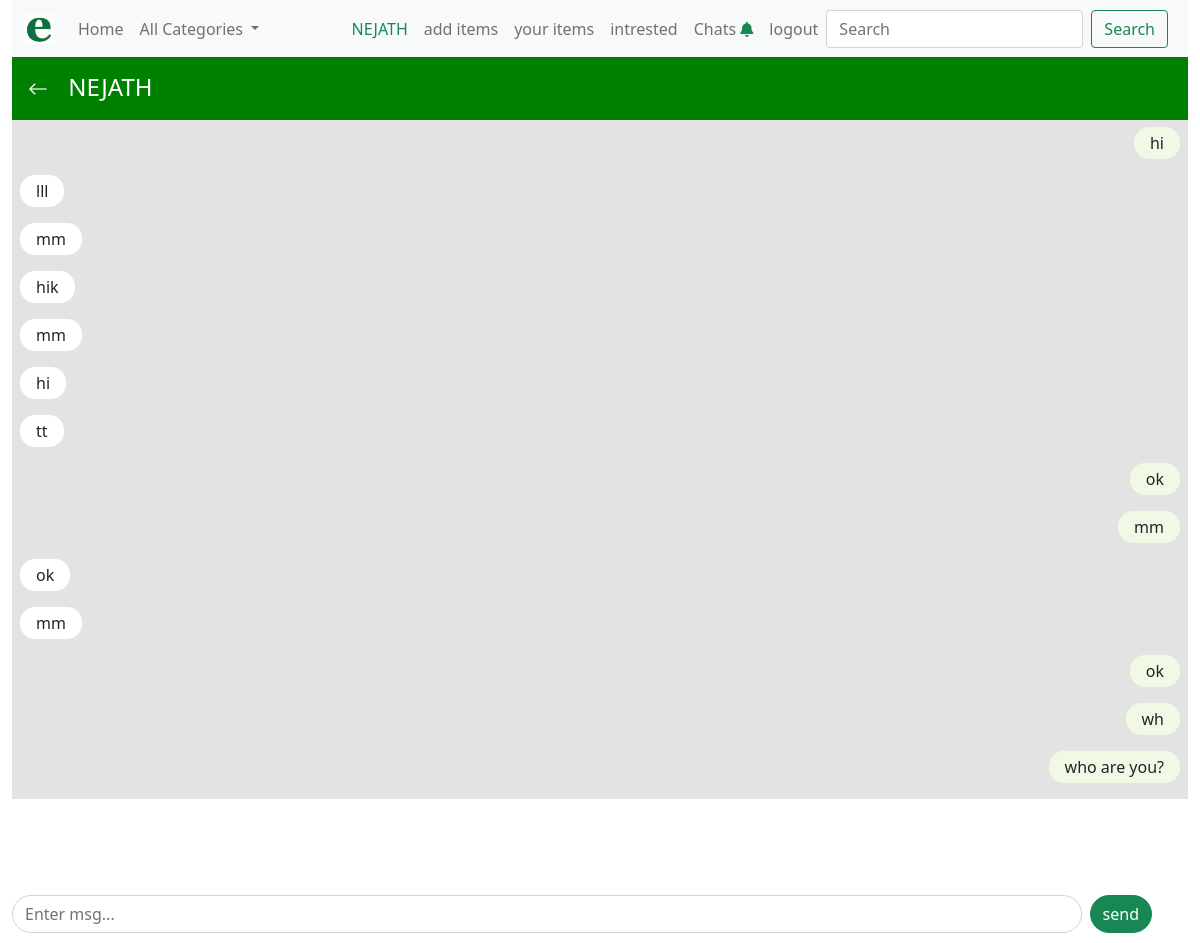
The app's page /chats/messagebox/2 (signed in) with its own data.
### chats/models.py (models this page shows)
class Message(models.Model):
    sender=models.ForeignKey(User,on_delete=models.CASCADE)
    content=models.CharField(max_length=30,)
    conversation= models.ForeignKey(Conversation,on_delete=models.CASCADE)
    timestamp = models.DateTimeField(auto_now_add=True)

### chats/views.py (the view, shortened to what this page needs)
# urls.py: path('messagebox/<int:p>',views.messagebox,name='messagebox'),
@login_required
def messagebox(request,p,item_id=None):
    item = None
    if item_id:
       item=Products.objects.get(id=item_id)
    m={}
    s=request.user
    r=User.objects.get(id=p)
    conv=Conversation.objects.filter(participants=s).filter(participants=r).first()
    if conv:
        m=Message.objects.filter(conversation=conv).order_by('timestamp')
        if request.user != conv.latest_message.sender:
            conv.notification=False
            conv.save()
    return render(request, 'messagebox.html',{'m':m,'r':r,'item':item} )

### cart/context_processors.py (called while the page is built)
def like_counter(request):
    like_count = 0
    if request.user.is_authenticated:
        user = request.user
        try:
            likes = Liked.objects.filter(user=user)
            for i in likes:
                like_count += 1
        except:
            like_count = None
    return {'like_count': like_count}

### chats/context_processors.py (called while the page is built)
def conv_noti(request):
    n=False
    if request.user.is_authenticated:
        u = request.user
        c = Conversation.objects.filter(participants=u).filter(notification=True)
        for i in c:
            if(i.latest_message.sender != u):
                n=True
                break
            else:
                pass
        else:
            pass
    return {'n':n}

### shop/context_processors.py (called while the page is built)
def menu_links(request):
    links=Category.objects.all()
    return {'links':links}

### templates/messagebox.html (shortened to what this page needs)
{% extends 'base.html' %}
{% load static %}
{% block content%}
<div style="background-color:green;color:white" class="p-3 ">
    {% if item %}
        <a href="{% url 'shop:item_details' item.id %}" class="me-3" style="text-decoration:none;color:white">
            <i class="bi bi-arrow-left" style="font-size:20px;"></i>
        </a>
     {% else %}
          <a href="{% url 'chats:yourchats' %}" class="me-3" style="text-decoration:none;color:white">
              <i class="bi bi-arrow-left" style="font-size:20px;"></i>
          </a>
     {% endif %}
    <h4 style="text-transform:uppercase;display:inline">{{ r.username }}</h4>
</div>
<div style="overflow:auto;height:72vh;background-color:#e4e3e3" class="pt-3" id="mb">
{% for i in m %}
    {% if request.user == i.sender %}
        <div class="mx-2">
            <div style="background-color:#f0f9e4;width:fit-content;border-radius:15px;margin-left:auto">
               <p class="p-1 px-3">{{i.content}}</p>
            </div>
        </div>
    {% else %}
        <div class="mx-2">
            <div style="background-color:white;width:fit-content;border-radius:15px;">
               <p  class="p-1 px-3">{{i.content}}</p>
            </div>
        </div>
    {% endif %}
        {% empty %}
            <p>no message</p>
        {% endfor %}
</div>
<div>
   <form method="POST" class="form form-center" style="width:100%">
    <div class="" style="position:fixed;bottom:10px;width:95%">
        <input type="submit" class="btn btn-success" value="send" style="float:right;border-radius:20px" id="sb">
            <div style="padding-right: .5em;overflow:hidden;">
                <input type="text" class="form-control i" style="" name="msg" placeholder="Enter msg..." id="mi">
            </div>
    </div>
</form>
</div>
{% endblock%}

### templates/base.html (shortened to what this page needs)
<!DOCTYPE html>
{% load static %}
<html lang="en">
<head>
    <link href="https://cdn.jsdelivr.net/npm/bootstrap@5.0.2/dist/css/bootstrap.min.css" rel="stylesheet">
    <link rel="stylesheet" href="https://cdn.jsdelivr.net/npm/bootstrap-icons@1.10.2/font/bootstrap-icons.css">
    <link rel="stylesheet" href="{% static 'css/custom1.css' %}">
    <link rel="stylesheet" href=" https://cdnjs.cloudflare.com/ajax/libs/font-awesome/6.4.0/css/all.min.css">
</head>
<body style="">
<div class="container-fluid">
<header class="sticky-top">
    <nav class="navbar navbar-expand-lg navbar-light bg-light">
  <div class="container-fluid">
    <a class="navbar-brand" href="{% url 'shop:home' %}">
        <img src="{% static 'img/elogo.jpg' %}" alt="img" height="30px" width="30px" class="d-inline-block align-text-top">
        </a>
    <div class="collapse navbar-collapse" id="navbarSupportedContent">
      <ul class="navbar-nav me-auto mb-2 mb-lg-0">
        <li class="nav-item">
          <a class="nav-link" aria-current="page" href="{% url 'shop:home' %}">Home</a>
        </li>
          <li class="nav-item dropdown">
          <a class="nav-link dropdown-toggle" href="#" id="navbarDropdown" role="button" data-bs-toggle="dropdown" aria-expanded="false">
            All Categories
          </a>
        </li>
        </ul>
        <ul class="navbar-nav mb-2 mb-lg-0">
            {% if user.is_authenticated %}
            <li class="nav-item">
                    <a class="nav-link text-success"  href="{% url 'user:update-user' %}">{{user.username | upper}}</a>
            </li>
            <li class="nav-item">
                    <a class="nav-link"  href="{% url 'shop:add_items'%}">add items</a>
            </li>
            <li class="nav-item">
                    <a class="nav-link"  href="{% url 'shop:your_items'%}">your items</a>
            </li>
            <li class="nav-item">
                    <a class="nav-link"  href="{% url 'cart:likedview' %}">intrested</a>
            </li>
            <li class="nav-item">
                    <a class="nav-link"  href="{% url 'chats:yourchats' %}">Chats
                      {% if n == True %}
                        <i style="font-size:15px;" class="fa-solid fa-bell fa-beat-fade text-success"></i>
                      {% endif%}
                    </a>
            </li>
            <li class="nav-item">
                    <a class="nav-link" href="{% url 'user:logout' %}">logout</a>
            </li>
                {% else %}
            <li class="nav-item">
                    <a class="nav-link" href="{% url 'user:login' %}">login</a>
            </li>
                {% endif %}
        </ul>
      <form method="POST" class="d-flex" action="{% url 'search:searchresult' %}">
        <input class="form-control me-2" type="search" name="q" placeholder="Search" aria-label="Search">
        <button class="btn btn-outline-success" type="submit">Search</button>
      </form>
        <ul class="navbar-nav p-1">
        </ul>
    </div>
  </div>
</nav>
</header>
    {% block content %}
    {% endblock %}
</div>
</body>
</html>

### static/css/custom1.css (style rules this page uses)
body { min-height:90vh; position:relative; }

### templates/messagebox.html (style rules this page uses)
.i { width:100%;border-radius:20px; }

### records on screen
Message: content "hi"
Message: content "lll"
Message: content "mm"
Message: content "hik"
Message: content "mm"
Message: content "hi"
Message: content "tt"
Message: content "ok"
Message: content "mm"
Message: content "ok"
Message: content "mm"
Message: content "ok"
Message: content "wh"
Message: content "who are you?"

### other values on screen
{{ user.username | upper }} "NEJATH"
{{ r.username }} "NEJATH"
